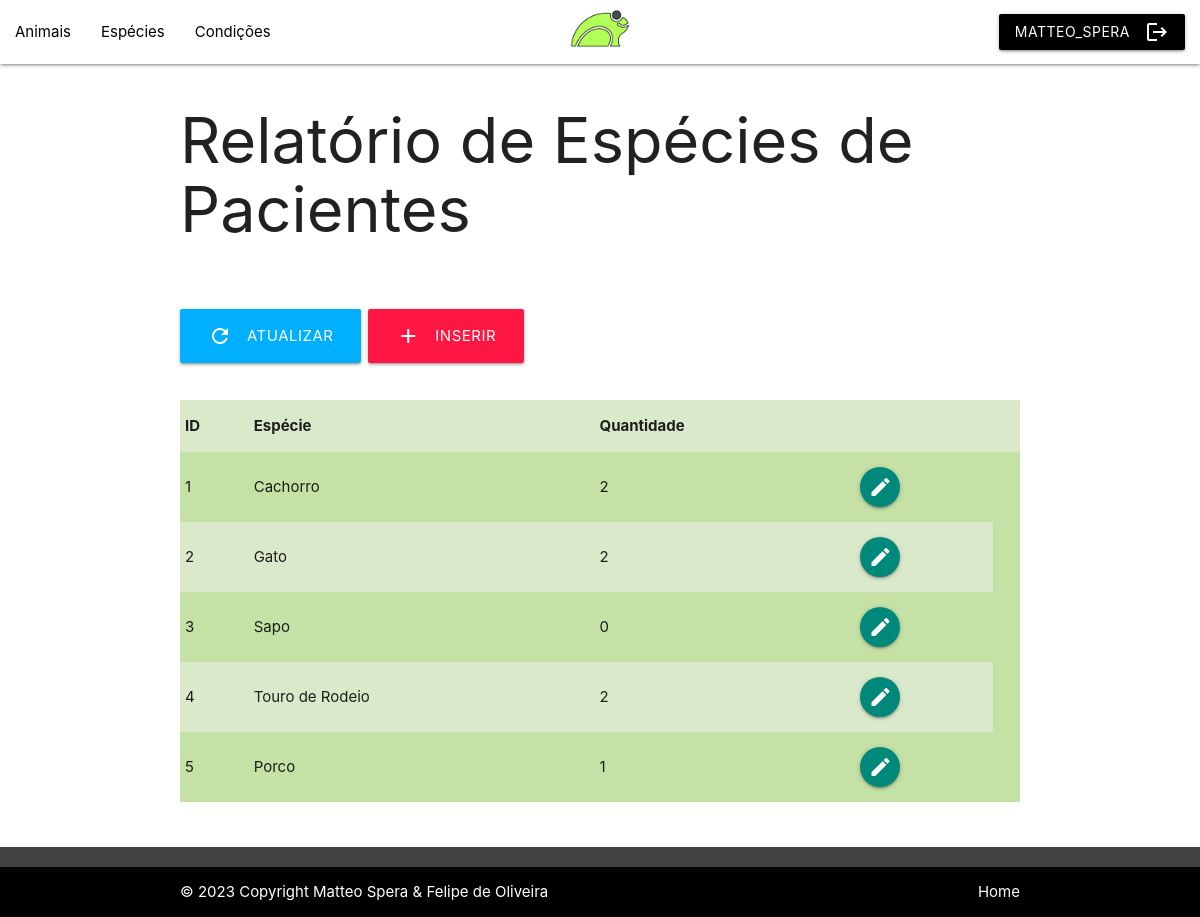
The page /VIEW/Especie/lstEspecie.php (signed in) on the database its author committed.
### tables this page shows
CREATE TABLE `especie` (
  `id` int(11) NOT NULL,
  `descricao` varchar(35) NOT NULL,
  `quantidade` int(3) NOT NULL
);

### DAL/dalEspecie.php (called while the page is built, shortened)
<?php
    include_once $_SERVER['DOCUMENT_ROOT'].'/ClinicaBichoFeliz/MODEL/Especie.php';
    class dalEspecie
    {
        public function Select()
        {
            $sql = "select * from especie;";
            $pdo = Conexao::conectar();
            $result = $pdo->query($sql);
            foreach($result as $linha){
                $especie = new \MODEL\Especie();
                $especie->setId($linha['id']);
                $especie->setDescricao($linha['descricao']);
                $especie->setQuantidade($linha['quantidade']);
                $lstEspecie[] = $especie;
            }
            return $lstEspecie;
        }
        public function RefreshAll()
        {
            $lstEspecie = $this->Select();
        }
    }
?>

### BLL/bllEspecie.php (called while the page is built, shortened)
<?php
    include_once $_SERVER['DOCUMENT_ROOT'].'/ClinicaBichoFeliz/DAL/dalEspecie.php';
    require_once $_SERVER['DOCUMENT_ROOT'].'/ClinicaBichoFeliz/MODEL/Especie.php';
    class bllEspecie
    {
        public function Select ()
        {
            $dal = new \DAL\dalEspecie();
            return $dal->Select();
        }
        public function RefreshAll()
        {
            $dal = new \DAL\dalEspecie();
            $dal->refreshAll();
        }
    }
?>

### MODEL/Especie.php (called while the page is built, shortened)
<?php
class Especie
{
    private ?int $id;
    private ?string $descricao;
    private ?int $quantidade;
    public function getId(){
        return $this->id;
    }
    public function setId(int $id){
        $this->id = $id;
    }
    public function getDescricao(){
        return $this->descricao;
    }
    public function setDescricao(string $descricao){
        $this->descricao = $descricao;
    }
    public function getQuantidade(){
        return $this->quantidade;
    }
    public function setQuantidade(int $quantidade){
        $this->quantidade = $quantidade;
    }
}
?>

### VIEW/especie/lstEspecie.php (the view, shortened to what this page needs)
<?php
include_once $_SERVER['DOCUMENT_ROOT'].'/ClinicaBichoFeliz/BLL/bllEspecie.php';
$bll = new \BLL\bllEspecie();
$bll->refreshAll();
$lstEspecie = $bll->Select();
?>
<!DOCTYPE html>
<html lang="pt-BR">
<head>
    <link rel="stylesheet" href="https://cdnjs.cloudflare.com/ajax/libs/materialize/1.0.0/css/materialize.min.css">
</head>
<body>
    <?php include_once $_SERVER['DOCUMENT_ROOT'] . '/ClinicaBichoFeliz/VIEW/menu.php'; ?>
    <div class="container">
        <h1>Relatório de Espécies de Pacientes</h1><br>
        <h5>
            <a class="waves-effect waves-light btn-large light-blue accent-3" href="javascript:location.reload();"><i class="material-icons left">refresh</i>Atualizar</a>
            <a class="waves-effect waves-light btn-large red accent-3" href="insEspecie.php"><i class="material-icons left">add</i>Inserir</a>
            <br><br>
        </h5>
        <table class="striped light-green lighten-3">
            <tr>
                <th>ID</th>
                <th>Espécie</th>
                <th>Quantidade</th>
                <th></th>
                <th></th>
            </tr>
            <?php
            foreach ($lstEspecie as $especie) {
            ?>
                <tr>
                    <td><?php echo $especie->getId(); ?></td>
                    <td><?php echo $especie->getDescricao(); ?></td>
                    <td><?php echo $especie->getQuantidade(); ?></td>
                    <td>
                        <a class="btn-floating btn-medium waves-effect waves-light teal darken-1"
                        href="<?php echo 'edtEspecie.php?id=' . $especie->getId(); ?>"><i class="material-icons">edit</i></a>
                    </td>
                </tr>
            <?php
            }
            ?>
        </table>
    </div>
    <br><br>
    <?php include_once $_SERVER['DOCUMENT_ROOT'] . '/ClinicaBichoFeliz/VIEW/footer.php'; ?>
</body>
</html>

### rows shown on the page
especie: id "1", descricao "Cachorro", quantidade "2"
especie: id "2", descricao "Gato", quantidade "2"
especie: id "3", descricao "Sapo", quantidade "0"
especie: id "4", descricao "Touro de Rodeio", quantidade "2"
especie: id "5", descricao "Porco", quantidade "1"

### other values the page prints
$usuario "MATTEO_SPERA"
